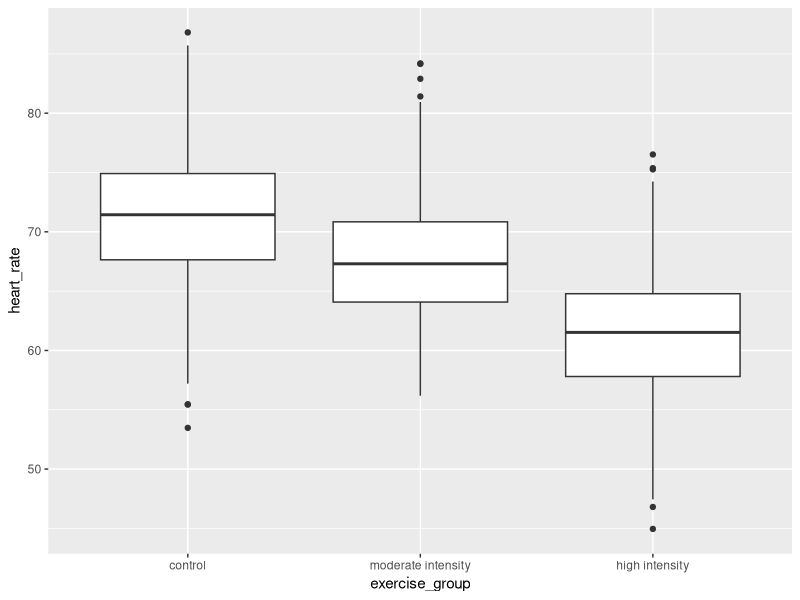
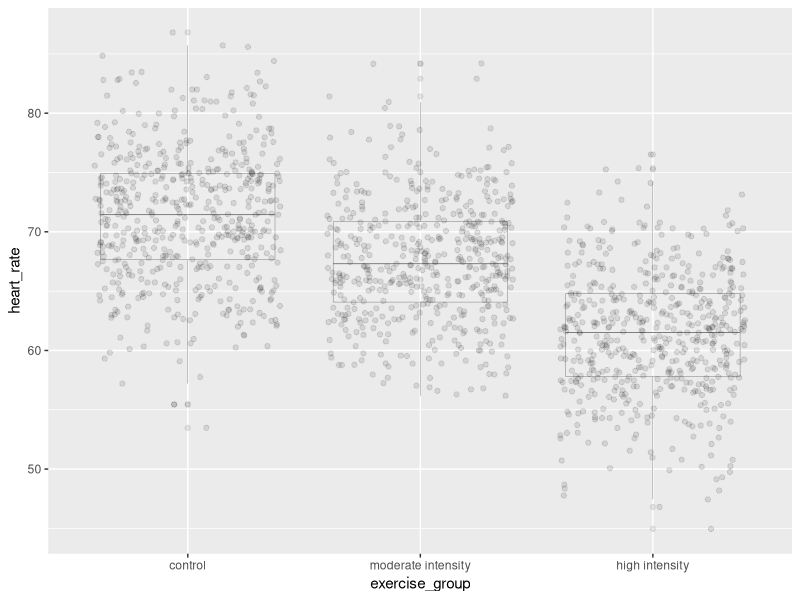
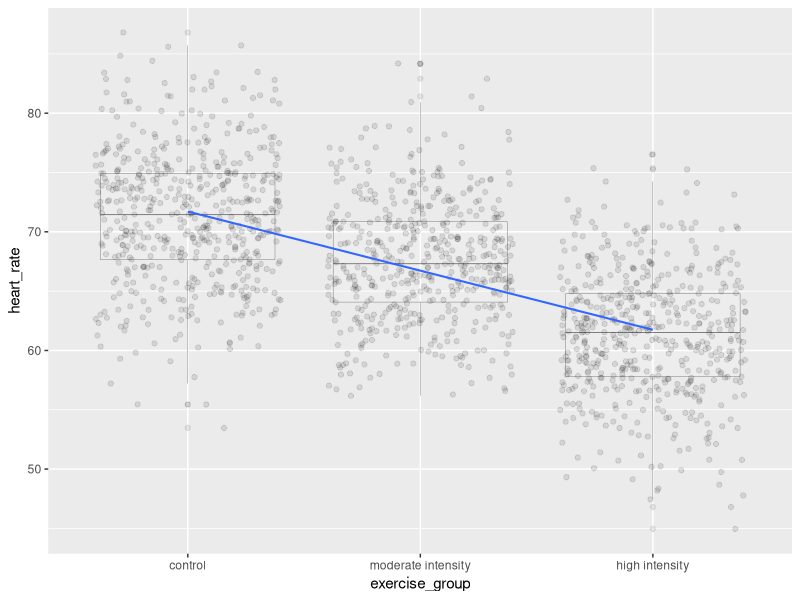

Here is the R script that generated these plots, in order:
## ---- chunk 1
library(tidyverse)
heart_rate <- read_csv("data/simulated_heart_rates.csv")
## ---- chunk 2
heart_rate %>% 
  mutate(exercise_group = fct_reorder(exercise_group,
                                      heart_rate,
                                      .fun='mean',
                                      .desc = TRUE))  %>% 
  ggplot(aes(exercise_group, heart_rate)) + 
  geom_boxplot()
## ---- chunk 3
anova(lm(heart_rate ~ exercise_group, data = heart_rate))
## ---- chunk 4
heart_rate %>% mutate(exercise_group = fct_reorder(exercise_group, 
                                                   heart_rate, 
                                                   .fun='median', 
                                                   .desc = TRUE))  %>% 
  ggplot(aes(exercise_group, heart_rate)) + 
  geom_boxplot(alpha=0.1, linewidth=0.1) +
  geom_jitter(alpha=0.1) 
## ---- chunk 5
heart_rate %>% mutate(exercise_group = fct_reorder(exercise_group, 
                                                   heart_rate, 
                                                   .fun='mean', 
                                                   .desc = TRUE))  %>% 
  ggplot(aes(exercise_group, heart_rate)) + 
  geom_boxplot(alpha=0.1, linewidth=0.1) +
  geom_jitter(alpha=0.1) +
  geom_smooth(method = "lm", 
              aes(group=1), 
              se=FALSE, 
              linewidth=0.7)
## ---- chunk 6
heart_rate %>% 
  group_by(exercise_group) %>% 
  summarise(mean = mean(heart_rate))
## ---- chunk 7
confint(lm(heart_rate ~ exercise_group, data = heart_rate))
## ---- chunk 8
lm(heart_rate ~ exercise_group, data = heart_rate)
## ---- chunk 9
### save the linear model as an object
model <- lm(heart_rate ~ exercise_group, data = heart_rate)
### predict heart rates for a new group of controls
predict(model, 
        data.frame(exercise_group = "control"), 
        interval = "prediction", 
        level = 0.95)
